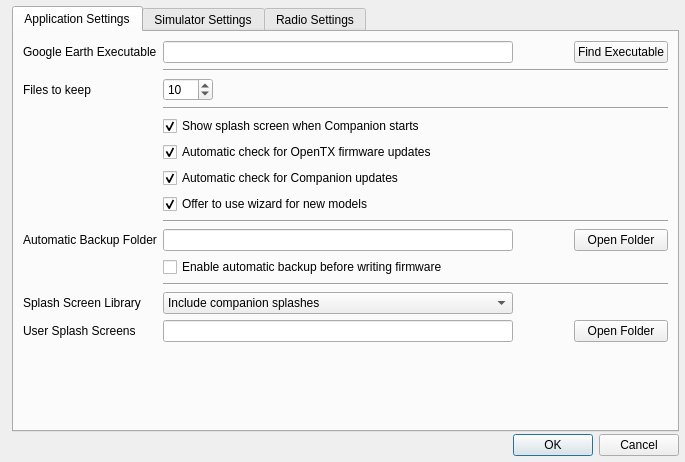
<?xml version="1.0" encoding="UTF-8"?>
<ui version="4.0">
 <class>appPreferencesDialog</class>
 <widget class="QDialog" name="appPreferencesDialog">
  <property name="geometry">
   <rect>
    <x>0</x>
    <y>0</y>
    <width>685</width>
    <height>462</height>
   </rect>
  </property>
  <property name="sizePolicy">
   <sizepolicy hsizetype="MinimumExpanding" vsizetype="Preferred">
    <horstretch>0</horstretch>
    <verstretch>0</verstretch>
   </sizepolicy>
  </property>
  <property name="minimumSize">
   <size>
    <width>685</width>
    <height>0</height>
   </size>
  </property>
  <property name="windowTitle">
   <string>Edit Settings</string>
  </property>
  <layout class="QGridLayout" name="gridLayout">
   <property name="verticalSpacing">
    <number>2</number>
   </property>
   <property name="margin">
    <number>6</number>
   </property>
   <item row="2" column="0" colspan="2">
    <widget class="QDialogButtonBox" name="buttonBox">
     <property name="orientation">
      <enum>Qt::Horizontal</enum>
     </property>
     <property name="standardButtons">
      <set>QDialogButtonBox::Cancel|QDialogButtonBox::Ok</set>
     </property>
    </widget>
   </item>
   <item row="0" column="1">
    <widget class="QTabWidget" name="tabWidget">
     <property name="currentIndex">
      <number>0</number>
     </property>
     <widget class="QWidget" name="applicationTab">
      <attribute name="title">
       <string>Application Settings</string>
      </attribute>
      <layout class="QGridLayout" name="gridLayout_3">
       <item row="11" column="1" colspan="4">
        <widget class="Line" name="line_5">
         <property name="orientation">
          <enum>Qt::Horizontal</enum>
         </property>
        </widget>
       </item>
       <item row="0" column="2">
        <spacer name="horizontalSpacer_3">
         <property name="orientation">
          <enum>Qt::Horizontal</enum>
         </property>
         <property name="sizeHint" stdset="0">
          <size>
           <width>40</width>
           <height>20</height>
          </size>
         </property>
        </spacer>
       </item>
       <item row="9" column="0">
        <widget class="QLabel" name="label_17">
         <property name="text">
          <string>Automatic Backup Folder</string>
         </property>
        </widget>
       </item>
       <item row="2" column="1">
        <widget class="QSpinBox" name="historySize">
         <property name="sizePolicy">
          <sizepolicy hsizetype="Maximum" vsizetype="Fixed">
           <horstretch>40</horstretch>
           <verstretch>0</verstretch>
          </sizepolicy>
         </property>
         <property name="maximumSize">
          <size>
           <width>50</width>
           <height>16777215</height>
          </size>
         </property>
         <property name="maximum">
          <number>15</number>
         </property>
         <property name="value">
          <number>10</number>
         </property>
        </widget>
       </item>
       <item row="13" column="0">
        <widget class="QLabel" name="label_9">
         <property name="sizePolicy">
          <sizepolicy hsizetype="Preferred" vsizetype="Minimum">
           <horstretch>0</horstretch>
           <verstretch>0</verstretch>
          </sizepolicy>
         </property>
         <property name="text">
          <string>User Splash Screens</string>
         </property>
        </widget>
       </item>
       <item row="12" column="1">
        <widget class="QComboBox" name="splashincludeCB">
         <property name="sizePolicy">
          <sizepolicy hsizetype="Expanding" vsizetype="Fixed">
           <horstretch>0</horstretch>
           <verstretch>0</verstretch>
          </sizepolicy>
         </property>
         <item>
          <property name="text">
           <string>Include companion splashes</string>
          </property>
         </item>
         <item>
          <property name="text">
           <string>Only user defined splashes</string>
          </property>
         </item>
        </widget>
       </item>
       <item row="0" column="0">
        <widget class="QLabel" name="ge_label">
         <property name="text">
          <string>Google Earth Executable</string>
         </property>
        </widget>
       </item>
       <item row="5" column="1">
        <widget class="QCheckBox" name="startupCheck_fw">
         <property name="text">
          <string>Automatic check for OpenTX firmware updates</string>
         </property>
         <property name="checked">
          <bool>true</bool>
         </property>
        </widget>
       </item>
       <item row="9" column="1">
        <widget class="QLineEdit" name="backupPath">
         <property name="minimumSize">
          <size>
           <width>350</width>
           <height>0</height>
          </size>
         </property>
         <property name="readOnly">
          <bool>true</bool>
         </property>
        </widget>
       </item>
       <item row="13" column="4">
        <widget class="QPushButton" name="libraryPathButton">
         <property name="text">
          <string>Open Folder</string>
         </property>
        </widget>
       </item>
       <item row="1" column="1" colspan="4">
        <widget class="Line" name="line_4">
         <property name="orientation">
          <enum>Qt::Horizontal</enum>
         </property>
        </widget>
       </item>
       <item row="0" column="1">
        <widget class="QLineEdit" name="ge_lineedit">
         <property name="minimumSize">
          <size>
           <width>350</width>
           <height>0</height>
          </size>
         </property>
         <property name="readOnly">
          <bool>true</bool>
         </property>
        </widget>
       </item>
       <item row="0" column="4">
        <widget class="QPushButton" name="ge_pathButton">
         <property name="text">
          <string>Find Executable</string>
         </property>
        </widget>
       </item>
       <item row="2" column="0">
        <widget class="QLabel" name="label_5">
         <property name="sizePolicy">
          <sizepolicy hsizetype="Preferred" vsizetype="Minimum">
           <horstretch>0</horstretch>
           <verstretch>0</verstretch>
          </sizepolicy>
         </property>
         <property name="text">
          <string>Files to keep</string>
         </property>
        </widget>
       </item>
       <item row="12" column="0">
        <widget class="QLabel" name="label_10">
         <property name="sizePolicy">
          <sizepolicy hsizetype="Preferred" vsizetype="Minimum">
           <horstretch>0</horstretch>
           <verstretch>0</verstretch>
          </sizepolicy>
         </property>
         <property name="text">
          <string>Splash Screen Library</string>
         </property>
        </widget>
       </item>
       <item row="10" column="1">
        <widget class="QCheckBox" name="backupEnable">
         <property name="text">
          <string>Enable automatic backup before writing firmware</string>
         </property>
        </widget>
       </item>
       <item row="9" column="4">
        <widget class="QPushButton" name="backupPathButton">
         <property name="text">
          <string>Open Folder</string>
         </property>
        </widget>
       </item>
       <item row="14" column="1">
        <spacer name="verticalSpacer_2">
         <property name="orientation">
          <enum>Qt::Vertical</enum>
         </property>
         <property name="sizeHint" stdset="0">
          <size>
           <width>20</width>
           <height>40</height>
          </size>
         </property>
        </spacer>
       </item>
       <item row="3" column="1" colspan="4">
        <widget class="Line" name="line">
         <property name="orientation">
          <enum>Qt::Horizontal</enum>
         </property>
        </widget>
       </item>
       <item row="6" column="1">
        <widget class="QCheckBox" name="startupCheck_companion9x">
         <property name="text">
          <string>Automatic check for Companion updates</string>
         </property>
         <property name="checked">
          <bool>true</bool>
         </property>
        </widget>
       </item>
       <item row="8" column="1" colspan="4">
        <widget class="Line" name="line_2">
         <property name="orientation">
          <enum>Qt::Horizontal</enum>
         </property>
        </widget>
       </item>
       <item row="7" column="1">
        <widget class="QCheckBox" name="wizardEnable_ChkB">
         <property name="text">
          <string>Offer to use wizard for new models</string>
         </property>
         <property name="checked">
          <bool>true</bool>
         </property>
        </widget>
       </item>
       <item row="4" column="1">
        <widget class="QCheckBox" name="showSplash">
         <property name="text">
          <string>Show splash screen when Companion starts</string>
         </property>
         <property name="checked">
          <bool>true</bool>
         </property>
        </widget>
       </item>
       <item row="0" column="3">
        <spacer name="horizontalSpacer_4">
         <property name="orientation">
          <enum>Qt::Horizontal</enum>
         </property>
         <property name="sizeHint" stdset="0">
          <size>
           <width>40</width>
           <height>20</height>
          </size>
         </property>
        </spacer>
       </item>
       <item row="13" column="1">
        <widget class="QLineEdit" name="libraryPath">
         <property name="enabled">
          <bool>true</bool>
         </property>
         <property name="readOnly">
          <bool>true</bool>
         </property>
        </widget>
       </item>
      </layout>
     </widget>
     <widget class="QWidget" name="simulatorTab">
      <attribute name="title">
       <string>Simulator Settings</string>
      </attribute>
      <layout class="QGridLayout" name="gridLayout_4">
       <item row="3" column="0">
        <widget class="QLabel" name="label_3">
         <property name="sizePolicy">
          <sizepolicy hsizetype="Preferred" vsizetype="Minimum">
           <horstretch>0</horstretch>
           <verstretch>0</verstretch>
          </sizepolicy>
         </property>
         <property name="text">
          <string>Simulator BackLight</string>
         </property>
         <property name="alignment">
          <set>Qt::AlignLeading|Qt::AlignLeft|Qt::AlignVCenter</set>
         </property>
        </widget>
       </item>
       <item row="5" column="2">
        <widget class="QCheckBox" name="joystickChkB">
         <property name="text">
          <string>Enable</string>
         </property>
        </widget>
       </item>
       <item row="0" column="4">
        <widget class="QPushButton" name="snapshotPathButton">
         <property name="text">
          <string>Open Folder</string>
         </property>
         <property name="flat">
          <bool>false</bool>
         </property>
        </widget>
       </item>
       <item row="0" column="3">
        <spacer name="horizontalSpacer_2">
         <property name="orientation">
          <enum>Qt::Horizontal</enum>
         </property>
         <property name="sizeHint" stdset="0">
          <size>
           <width>40</width>
           <height>20</height>
          </size>
         </property>
        </spacer>
       </item>
       <item row="3" column="1">
        <widget class="QComboBox" name="backLightColor">
         <property name="maximumSize">
          <size>
           <width>100</width>
           <height>16777215</height>
          </size>
         </property>
         <item>
          <property name="text">
           <string>Blue</string>
          </property>
         </item>
         <item>
          <property name="text">
           <string>Green</string>
          </property>
         </item>
         <item>
          <property name="text">
           <string>Red</string>
          </property>
         </item>
         <item>
          <property name="text">
           <string>Orange</string>
          </property>
         </item>
         <item>
          <property name="text">
           <string>Yellow</string>
          </property>
         </item>
        </widget>
       </item>
       <item row="5" column="0">
        <widget class="QLabel" name="label_11">
         <property name="sizePolicy">
          <sizepolicy hsizetype="MinimumExpanding" vsizetype="Minimum">
           <horstretch>0</horstretch>
           <verstretch>0</verstretch>
          </sizepolicy>
         </property>
         <property name="text">
          <string>Joystick</string>
         </property>
        </widget>
       </item>
       <item row="1" column="1">
        <widget class="QCheckBox" name="snapshotClipboardCKB">
         <property name="text">
          <string>Only capture to clipboard</string>
         </property>
        </widget>
       </item>
       <item row="5" column="1">
        <widget class="QComboBox" name="joystickCB">
         <property name="sizePolicy">
          <sizepolicy hsizetype="MinimumExpanding" vsizetype="Fixed">
           <horstretch>0</horstretch>
           <verstretch>0</verstretch>
          </sizepolicy>
         </property>
        </widget>
       </item>
       <item row="5" column="4">
        <widget class="QPushButton" name="joystickcalButton">
         <property name="text">
          <string>Calibrate</string>
         </property>
        </widget>
       </item>
       <item row="2" column="1">
        <widget class="QCheckBox" name="simuSW">
         <property name="text">
          <string>Remember simulator switch values</string>
         </property>
        </widget>
       </item>
       <item row="0" column="0">
        <widget class="QLabel" name="label_19">
         <property name="text">
          <string>Simulator capture folder</string>
         </property>
        </widget>
       </item>
       <item row="6" column="1">
        <spacer name="verticalSpacer">
         <property name="orientation">
          <enum>Qt::Vertical</enum>
         </property>
         <property name="sizeHint" stdset="0">
          <size>
           <width>20</width>
           <height>40</height>
          </size>
         </property>
        </spacer>
       </item>
       <item row="0" column="1" colspan="2">
        <widget class="QLineEdit" name="snapshotPath">
         <property name="enabled">
          <bool>true</bool>
         </property>
         <property name="minimumSize">
          <size>
           <width>350</width>
           <height>0</height>
          </size>
         </property>
         <property name="readOnly">
          <bool>true</bool>
         </property>
        </widget>
       </item>
      </layout>
     </widget>
     <widget class="QWidget" name="profileTab">
      <attribute name="title">
       <string>Radio Settings</string>
      </attribute>
      <layout class="QGridLayout" name="gridLayout_2">
       <item row="10" column="1" colspan="4">
        <widget class="QComboBox" name="stickmodeCB">
         <property name="maximumSize">
          <size>
           <width>16777215</width>
           <height>16777215</height>
          </size>
         </property>
         <property name="whatsThis">
          <string>Mode selection:

Mode 1:
  Left stick:  Elevator, Rudder
  Right stick:  Throttle, Aileron

Mode 2:
  Left stick:  Throttle, Rudder
  Right stick:  Elevator, Aileron

Mode 3:
  Left stick:  Elevator, Aileron
  Right stick:  Throttle, Rudder

Mode 4:
  Left stick:  Throttle, Aileron
  Right stick:  Elevator, Rudder

</string>
         </property>
         <property name="currentIndex">
          <number>1</number>
         </property>
         <item>
          <property name="text">
           <string>Mode 1 (RUD ELE THR AIL)</string>
          </property>
         </item>
         <item>
          <property name="text">
           <string>Mode 2 (RUD THR ELE AIL)</string>
          </property>
         </item>
         <item>
          <property name="text">
           <string>Mode 3 (AIL ELE THR RUD)</string>
          </property>
         </item>
         <item>
          <property name="text">
           <string>Mode 4 (AIL THR ELE RUD)</string>
          </property>
         </item>
        </widget>
       </item>
       <item row="12" column="1" colspan="4">
        <widget class="QComboBox" name="channelorderCB">
         <property name="sizePolicy">
          <sizepolicy hsizetype="MinimumExpanding" vsizetype="Fixed">
           <horstretch>0</horstretch>
           <verstretch>0</verstretch>
          </sizepolicy>
         </property>
         <property name="minimumSize">
          <size>
           <width>0</width>
           <height>0</height>
          </size>
         </property>
         <property name="maximumSize">
          <size>
           <width>16777215</width>
           <height>16777215</height>
          </size>
         </property>
         <property name="whatsThis">
          <string>Channel order

This is used by the templated to determine which channel goes to what number output.</string>
         </property>
         <property name="currentIndex">
          <number>0</number>
         </property>
         <item>
          <property name="text">
           <string>R E T A</string>
          </property>
         </item>
         <item>
          <property name="text">
           <string>R E A T</string>
          </property>
         </item>
         <item>
          <property name="text">
           <string>R T E A</string>
          </property>
         </item>
         <item>
          <property name="text">
           <string>R T A E</string>
          </property>
         </item>
         <item>
          <property name="text">
           <string>R A E T</string>
          </property>
         </item>
         <item>
          <property name="text">
           <string>R A T E</string>
          </property>
         </item>
         <item>
          <property name="text">
           <string>E R T A</string>
          </property>
         </item>
         <item>
          <property name="text">
           <string>E R A T</string>
          </property>
         </item>
         <item>
          <property name="text">
           <string>E T R A</string>
          </property>
         </item>
         <item>
          <property name="text">
           <string>E T A R</string>
          </property>
         </item>
         <item>
          <property name="text">
           <string>E A R T</string>
          </property>
         </item>
         <item>
          <property name="text">
           <string>E A T R</string>
          </property>
         </item>
         <item>
          <property name="text">
           <string>T R E A</string>
          </property>
         </item>
         <item>
          <property name="text">
           <string>T R A E</string>
          </property>
         </item>
         <item>
          <property name="text">
           <string>T E R A</string>
          </property>
         </item>
         <item>
          <property name="text">
           <string>T E A R</string>
          </property>
         </item>
         <item>
          <property name="text">
           <string>T A R E</string>
          </property>
         </item>
         <item>
          <property name="text">
           <string>T A E R</string>
          </property>
         </item>
         <item>
          <property name="text">
           <string>A R E T</string>
          </property>
         </item>
         <item>
          <property name="text">
           <string>A R T E</string>
          </property>
         </item>
         <item>
          <property name="text">
           <string>A E R T</string>
          </property>
         </item>
         <item>
          <property name="text">
           <string>A E T R</string>
          </property>
         </item>
         <item>
          <property name="text">
           <string>A T R E</string>
          </property>
         </item>
         <item>
          <property name="text">
           <string>A T E R</string>
          </property>
         </item>
        </widget>
       </item>
       <item row="3" column="1" colspan="5">
        <widget class="Line" name="line_3">
         <property name="orientation">
          <enum>Qt::Horizontal</enum>
         </property>
        </widget>
       </item>
       <item row="10" column="0">
        <widget class="QLabel" name="label_14">
         <property name="sizePolicy">
          <sizepolicy hsizetype="Preferred" vsizetype="Minimum">
           <horstretch>0</horstretch>
           <verstretch>0</verstretch>
          </sizepolicy>
         </property>
         <property name="text">
          <string>Default Stick Mode</string>
         </property>
        </widget>
       </item>
       <item row="0" column="0">
        <widget class="QLabel" name="label_2">
         <property name="text">
          <string>Settings Profile</string>
         </property>
        </widget>
       </item>
       <item row="15" column="1">
        <spacer name="verticalSpacer_3">
         <property name="orientation">
          <enum>Qt::Vertical</enum>
         </property>
         <property name="sizeHint" stdset="0">
          <size>
           <width>20</width>
           <height>40</height>
          </size>
         </property>
        </spacer>
       </item>
       <item row="4" column="0">
        <widget class="QLabel" name="label_8">
         <property name="sizePolicy">
          <sizepolicy hsizetype="Preferred" vsizetype="Minimum">
           <horstretch>0</horstretch>
           <verstretch>0</verstretch>
          </sizepolicy>
         </property>
         <property name="text">
          <string>Splash Screen</string>
         </property>
        </widget>
       </item>
       <item row="12" column="0">
        <widget class="QLabel" name="label_13">
         <property name="sizePolicy">
          <sizepolicy hsizetype="MinimumExpanding" vsizetype="Preferred">
           <horstretch>0</horstretch>
           <verstretch>0</verstretch>
          </sizepolicy>
         </property>
         <property name="text">
          <string>Channel Order</string>
         </property>
         <property name="alignment">
          <set>Qt::AlignLeading|Qt::AlignLeft|Qt::AlignVCenter</set>
         </property>
        </widget>
       </item>
       <item row="13" column="1" colspan="4">
        <widget class="QCheckBox" name="renameFirmware">
         <property name="text">
          <string>Append version number to FW file name</string>
         </property>
        </widget>
       </item>
       <item row="2" column="0">
        <widget class="QLabel" name="sdPathLabel">
         <property name="sizePolicy">
          <sizepolicy hsizetype="Preferred" vsizetype="Minimum">
           <horstretch>0</horstretch>
           <verstretch>0</verstretch>
          </sizepolicy>
         </property>
         <property name="text">
          <string>SD Structure path</string>
         </property>
         <property name="alignment">
          <set>Qt::AlignLeading|Qt::AlignLeft|Qt::AlignVCenter</set>
         </property>
        </widget>
       </item>
       <item row="2" column="1" colspan="3">
        <widget class="QLineEdit" name="sdPath">
         <property name="enabled">
          <bool>true</bool>
         </property>
         <property name="minimumSize">
          <size>
           <width>350</width>
           <height>0</height>
          </size>
         </property>
         <property name="readOnly">
          <bool>true</bool>
         </property>
        </widget>
       </item>
       <item row="2" column="5">
        <spacer name="horizontalSpacer">
         <property name="orientation">
          <enum>Qt::Horizontal</enum>
         </property>
         <property name="sizeHint" stdset="0">
          <size>
           <width>40</width>
           <height>20</height>
          </size>
         </property>
        </spacer>
       </item>
       <item row="14" column="1" colspan="4">
        <widget class="QCheckBox" name="burnFirmware">
         <property name="text">
          <string>Offer to write FW to Tx after download</string>
         </property>
        </widget>
       </item>
       <item row="14" column="6">
        <widget class="QPushButton" name="removeProfileButton">
         <property name="text">
          <string>Remove Profile</string>
         </property>
        </widget>
       </item>
       <item row="2" column="6">
        <widget class="QPushButton" name="sdPathButton">
         <property name="text">
          <string>Open Folder</string>
         </property>
        </widget>
       </item>
       <item row="0" column="2">
        <widget class="QLineEdit" name="profileNameLE">
         <property name="minimumSize">
          <size>
           <width>0</width>
           <height>0</height>
          </size>
         </property>
        </widget>
       </item>
       <item row="9" column="1" colspan="6">
        <widget class="Line" name="line_6">
         <property name="orientation">
          <enum>Qt::Horizontal</enum>
         </property>
        </widget>
       </item>
       <item row="4" column="1" colspan="3">
        <widget class="QLineEdit" name="SplashFileName">
         <property name="enabled">
          <bool>true</bool>
         </property>
         <property name="minimumSize">
          <size>
           <width>0</width>
           <height>0</height>
          </size>
         </property>
         <property name="readOnly">
          <bool>true</bool>
         </property>
        </widget>
       </item>
       <item row="0" column="1">
        <widget class="QLineEdit" name="profileIndexLE">
         <property name="enabled">
          <bool>false</bool>
         </property>
         <property name="maximumSize">
          <size>
           <width>30</width>
           <height>16777215</height>
          </size>
         </property>
        </widget>
       </item>
       <item row="1" column="0">
        <widget class="QLabel" name="label">
         <property name="text">
          <string>Firmware</string>
         </property>
        </widget>
       </item>
       <item row="1" column="1" colspan="2">
        <widget class="QLineEdit" name="firmwareLE">
         <property name="enabled">
          <bool>false</bool>
         </property>
        </widget>
       </item>
       <item row="7" column="1">
        <widget class="QLabel" name="imageLabel">
         <property name="sizePolicy">
          <sizepolicy hsizetype="Minimum" vsizetype="Minimum">
           <horstretch>0</horstretch>
           <verstretch>0</verstretch>
          </sizepolicy>
         </property>
         <property name="minimumSize">
          <size>
           <width>128</width>
           <height>64</height>
          </size>
         </property>
         <property name="maximumSize">
          <size>
           <width>212</width>
           <height>64</height>
          </size>
         </property>
         <property name="frameShape">
          <enum>QFrame::Panel</enum>
         </property>
         <property name="frameShadow">
          <enum>QFrame::Raised</enum>
         </property>
         <property name="text">
          <string/>
         </property>
         <property name="scaledContents">
          <bool>true</bool>
         </property>
        </widget>
       </item>
       <item row="4" column="6">
        <widget class="QPushButton" name="SplashSelect">
         <property name="text">
          <string>Select Image</string>
         </property>
        </widget>
       </item>
       <item row="7" column="6">
        <widget class="QPushButton" name="clearImageButton">
         <property name="text">
          <string>Clear Image</string>
         </property>
        </widget>
       </item>
      </layout>
     </widget>
    </widget>
   </item>
  </layout>
 </widget>
 <tabstops>
  <tabstop>tabWidget</tabstop>
  <tabstop>ge_lineedit</tabstop>
  <tabstop>ge_pathButton</tabstop>
  <tabstop>historySize</tabstop>
  <tabstop>showSplash</tabstop>
  <tabstop>startupCheck_fw</tabstop>
  <tabstop>startupCheck_companion9x</tabstop>
  <tabstop>wizardEnable_ChkB</tabstop>
  <tabstop>backupPath</tabstop>
  <tabstop>backupPathButton</tabstop>
  <tabstop>backupEnable</tabstop>
  <tabstop>splashincludeCB</tabstop>
  <tabstop>libraryPath</tabstop>
  <tabstop>libraryPathButton</tabstop>
  <tabstop>buttonBox</tabstop>
  <tabstop>snapshotPath</tabstop>
  <tabstop>snapshotPathButton</tabstop>
  <tabstop>snapshotClipboardCKB</tabstop>
  <tabstop>simuSW</tabstop>
  <tabstop>backLightColor</tabstop>
  <tabstop>joystickCB</tabstop>
  <tabstop>joystickChkB</tabstop>
  <tabstop>joystickcalButton</tabstop>
  <tabstop>sdPath</tabstop>
  <tabstop>SplashFileName</tabstop>
  <tabstop>stickmodeCB</tabstop>
  <tabstop>channelorderCB</tabstop>
  <tabstop>renameFirmware</tabstop>
  <tabstop>burnFirmware</tabstop>
 </tabstops>
 <resources>
  <include location="companion.qrc"/>
 </resources>
 <connections>
  <connection>
   <sender>buttonBox</sender>
   <signal>accepted()</signal>
   <receiver>appPreferencesDialog</receiver>
   <slot>accept()</slot>
   <hints>
    <hint type="sourcelabel">
     <x>382</x>
     <y>455</y>
    </hint>
    <hint type="destinationlabel">
     <x>157</x>
     <y>274</y>
    </hint>
   </hints>
  </connection>
  <connection>
   <sender>buttonBox</sender>
   <signal>rejected()</signal>
   <receiver>appPreferencesDialog</receiver>
   <slot>reject()</slot>
   <hints>
    <hint type="sourcelabel">
     <x>402</x>
     <y>455</y>
    </hint>
    <hint type="destinationlabel">
     <x>286</x>
     <y>274</y>
    </hint>
   </hints>
  </connection>
 </connections>
</ui>
